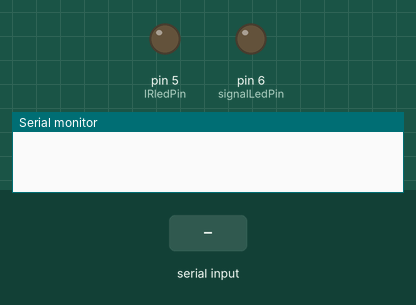
Recording of a sketch running on a simulated Arduino Uno, built for the host (arithmetic inside an expression is 32-bit, double 64-bit). On the bench: output pins drawn as LEDs (lit = HIGH), the last lines printed to the serial monitor. The test bench sets the inputs (shaded band).

Above: at 1.3 s.
1.4 s: "90,45\n" received over the second serial link
At 1.64 s:
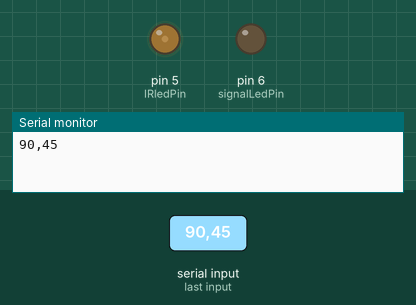
4.4 s: "P\n" received over the second serial link
At 5.6 s:
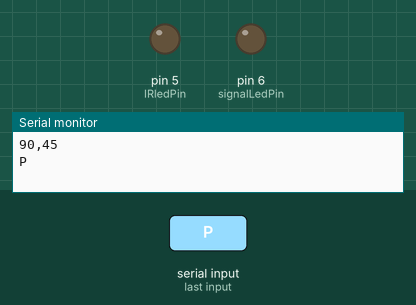
6.0 s: "CU\n" received over the second serial link
At 6.9 s:
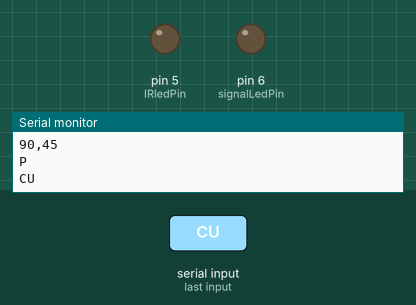
Timing chart, 0 to 9.0 s (numbered marks = the images above; inputs shaded):
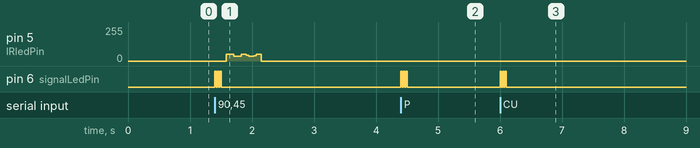

Measured:
- after the input at 1.4 s, pin 6 (signalLedPin): alternates HIGH for 0.02 s and LOW for 0.02 s, 6 changes in all, then stays LOW, starting at once
- after the input at 4.4 s, pin 6 (signalLedPin): alternates HIGH for 0.02 s and LOW for 0.02 s, 6 changes in all, then stays LOW, starting at once
- after the input at 6.0 s, pin 6 (signalLedPin): alternates HIGH for 0.02 s and LOW for 0.02 s, 6 changes in all, then stays LOW, starting at once

The sketch:

ardAndBT_signalsLoaded_progmem.ino
```cpp
#include <avr/pgmspace.h>

int IRledPin =  5;
int signalLedPin = 6;

String currentReading = "";

prog_uint16_t power[] PROGMEM = {
  25300,2380,560,1200,580,600,560,1200,580,600,560,1200,580,620,560,600,560,1220,560,620,560,600,560,620,560,620,25300,2380,560,1200,580,600,560,1220,560,600,580,1200,560,600,580,600,580,1200,560,600,580,600,580,600,560,620,25300,2400,540,1200,580,600,580,1180,580,620,560,1200,560,620,560,620,560,1200,560,620,560,620,560,600,580,600};
prog_uint16_t channelUp[] PROGMEM = {
  25300,2400,560,620,560,600,560,620,560,620,560,1200,560,620,560,620,560,1200,580,600,560,620,560,620,560,620,26480,2380,560,620,560,600,580,600,580,600,580,1200,560,620,560,600,560,1220,560,620,560,600,580,600,560,620,26480,2380,580,600,560,620,560,620,560,620,560,1200,560,620,560,620,560,1200,560,620,560,620,560,620,560,620};
prog_uint16_t channelDown[] PROGMEM = {
  25300,2380,560,1200,560,620,560,620,560,620,560,1200,560,620,560,620,560,1200,560,620,560,620,560,600,580,600,25900,2380,560,1200,580,600,580,600,560,620,560,1200,580,600,560,620,560,1200,580,600,580,600,560,620,560,620,25900,2380,560,1200,560,620,560,620,560,620,560,1200,560,620,560,600,580,1200,560,600,580,600,580,620,560,600};
prog_uint16_t volumeUp[] PROGMEM = {
  25300,2380,560,620,560,1220,560,600,560,620,560,1220,560,600,560,620,560,1220,560,600,580,600,560,620,560,620,25900,2380,560,600,580,1200,560,620,560,600,580,1200,560,620,560,620,560,1200,560,620,560,620,560,600,580,600,25900,2380,560,620,560,1200,580,600,560,620,560,1200,580,600,560,620,560,1200,580,600,560,620,560,620,560,620,25900,2380,560,620,560,1200,560,620,560,620,560,1200,560,620,560,620,560,1200,560,620,560,620,560,600,580,600};
prog_uint16_t volumeDown[] PROGMEM = {
  25300,2380,580,1200,560,1200,560,620,560,620,560,1200,560,620,560,620,560,1200,560,620,560,620,560,620,560,600,25320,2380,560,1200,560,1200,580,600,560,620,560,1200,580,600,560,620,560,1200,580,600,580,600,560,620,560,620,25300,2380,580,1200,560,1200,560,620,560,620,560,1200,560,620,560,620,560,1200,560,620,560,620,560,600,580,620,25300,2380,560,1200,560,1200,580,600,560,620,560,1200,580,600,560,620,560,1200,580,600,580,600,580,600,560,620};
prog_uint16_t one[] PROGMEM = {
  25300,2380,600,580,600,580,600,580,580,600,580,600,580,600,580,580,600,1180,580,600,580,580,600,580,600,580,27080,2380,560,620,560,620,560,600,580,600,580,600,560,620,560,620,560,1200,580,600,560,620,560,620,560,600,27080,2400,560,600,560,620,560,620,560,620,560,600,580,600,580,600,560,1200,580,600,580,600,580,600,560,620};
prog_uint16_t two[] PROGMEM = {
  25300,2380,580,1200,560,600,580,600,560,620,560,620,560,620,560,600,580,1200,560,620,560,620,560,600,580,600,26500,2380,560,1200,560,620,560,620,560,600,560,620,560,620,560,620,560,1200,560,620,560,620,560,620,560,600,26500,2380,560,1200,580,600,560,620,560,620,560,620,560,620,560,600,580,1200,560,620,560,600,580,600,580,600};
prog_uint16_t three[] PROGMEM = {
  25300,2380,580,600,560,1200,580,600,580,600,560,620,560,620,560,600,580,1200,560,620,560,600,580,600,580,600,26500,2360,580,600,580,1200,560,600,580,600,580,600,580,600,560,620,560,1220,560,600,560,620,560,620,560,620,26480,2380,560,620,560,1200,580,600,580,600,560,620,560,620,560,620,560,1200,560,620,560,620,560,600,580,600,26500,2380,560,600,580,1200,560,600,580,600,580,620,560,600,560,620,560,1220,560,600,580,600,560,620,560,620};
prog_uint16_t four[] PROGMEM = {
  25300,2380,560,1200,560,1200,560,620,560,620,560,620,560,620,560,600,580,1200,560,620,560,600,580,600,580,620,25880,2400,540,1220,560,1200,560,620,560,620,560,620,560,600,580,600,560,1200,580,600,580,600,560,620,560,620,25900,2380,560,1200,560,1200,560,620,560,620,560,620,560,620,560,620,560,1200,560,620,560,620,560,600,580,600};
prog_uint16_t five[] PROGMEM = {
  25300,2380,560,600,580,620,560,1200,560,620,560,620,560,620,560,600,580,1200,560,620,560,600,580,600,580,600,26480,2380,580,600,580,600,560,1200,580,600,580,600,560,620,560,620,560,1200,560,620,560,620,560,620,560,600,26500,2380,560,620,560,600,580,1200,560,620,560,600,580,600,580,600,580,1180,580,620,560,620,560,600,580,600};
prog_uint16_t six[] PROGMEM = {
  25300,2400,540,1200,560,620,560,1200,580,600,580,620,540,620,560,620,560,1200,560,620,560,620,560,600,580,620,25880,2400,560,1200,560,620,560,1200,560,620,560,620,560,620,560,600,580,1200,560,600,580,600,580,600,580,600,25900,2380,560,1200,560,620,560,1200,560,620,560,620,560,620,560,620,560,1200,560,620,560,620,560,620,560,600};
prog_uint16_t seven[] PROGMEM = {
  25300,2400,560,600,560,1220,560,1200,560,620,560,620,560,600,580,600,580,1180,580,600,580,600,580,600,560,620,25900,2380,560,620,560,1200,560,1200,560,620,560,620,560,620,560,620,560,1200,560,620,560,620,560,620,560,600,25900,2380,580,600,560,1200,580,1200,560,620,560,600,580,600,580,600,580,1200,560,600,580,600,580,600,560,620};
prog_uint16_t eight[] PROGMEM = {
  25300,2380,580,1200,560,1200,560,1200,560,620,560,620,560,620,560,620,560,1200,560,620,560,600,580,600,580,600,25320,2360,580,1200,560,1200,580,1200,560,600,580,600,580,600,560,620,560,1200,580,600,580,600,560,620,560,620,25300,2380,580,1180,580,1200,560,1200,560,620,560,620,560,600,580,600,580,1200,560,600,580,600,580,620,560,600};
prog_uint16_t nine[] PROGMEM = {
  25300,2380,580,600,580,600,560,620,560,1200,580,600,560,620,560,620,560,1200,560,620,560,620,560,620,560,620,26480,2380,560,620,560,620,560,600,580,1200,560,620,560,600,580,600,580,1200,560,600,580,600,580,600,580,600,26480,2380,580,600,580,600,560,620,560,1200,560,620,560,620,560,620,560,1200,560,620,560,620,560,600,580,600};
prog_uint16_t zero[] PROGMEM = {
  25300 ,2380,560,1200,560,620,560,600,580,1200,560,620,560,620,560,620,560,1200,560,620,560,620,560,600,580,600,25900,2380,580,1180,580,600,580,600,560,1200,580,600,580,600,560,620,560,1220,560,600,560,620,560,620,560,620,25900,2380,560,1200,560,620,560,620,560,1200,560,620,560,620,560,620,560,1200,560,620,560,620,560,600,580,600};

HardwareSerial bluetooth = HardwareSerial();

void setup() {
  Serial.begin(9600);

  bluetooth.begin(9600);
  bluetooth.print("$$$");
  delay(100);
  bluetooth.println("U,9600,N");
  bluetooth.begin(9600);
  pinMode(IRledPin, OUTPUT);
  pinMode(signalLedPin, OUTPUT);
}

void loop() {
  // Serial.println("foo");
  if (bluetooth.available())
  {
    for(int j = 0; j < 3; j++) {
      digitalWrite(signalLedPin, HIGH);
      delay(20);
      digitalWrite(signalLedPin, LOW);
      delay(20);
    }
    currentReading= bluetooth.readStringUntil('\n');
    Serial.println(currentReading);
    String currentSignal = "";
    for(int i = 0; i < currentReading.length(); i++) {
      if(currentReading.charAt(i) != ',') {
        currentSignal.append(currentReading.charAt(i));
      }
      else {
        processAndSendSignal(currentSignal);
        currentSignal = "";
      }
    }

  }
}

void processAndSendSignal(String signal) {
  if(signal.equals("P")) {
    sendSignal(power, 78);
  }
  else if(signal.equals("CU")) {
    sendSignal(channelUp, 78);
  }
  else if(signal.equals("CD")) {
    sendSignal(channelDown, 78);
  }
  else if(signal.equals("VU")) {
    sendSignal(volumeUp, 104);
  }
  else if(signal.equals("VD")) {
    Serial.println("am i here?");
    sendSignal(volumeDown, 104);
  }
  else {
    sendChannelSignal(currentReading);
  }
}

void sendChannelSignal(String reading) {
  for(int i = 0; i < reading.length(); i++){
    char number = reading.charAt(i);
    int channelNum = number - '0';
    switch(channelNum){
    case 1:
      sendSignal(one, 78);
      break;
    case 2:
      sendSignal(two, 78);
      break;
    case 3:
      sendSignal(three, 78);
      break;
    case 4:
      sendSignal(four, 78);
      break;
    case 5:
      sendSignal(five, 78);
      break;
    case 6:
      sendSignal(six, 78);
      break;
    case 7:
      sendSignal(seven, 78);
      break;
    case 8:
      sendSignal(eight, 78);
      break;
    case 9:
      sendSignal(nine, 78);
      break;
    case 0:
      sendSignal(zero, 78);
      break;
    }
  }
}


void sendSignal(prog_uint16_t signal[], int size){
  for(int i = 0; i < size; i++) {
    unsigned int number = pgm_read_word_near(signal + i);
    if(i % 2 == 0) {
      //Serial.println("waiting for");]
      if(number > 16000) {
        delay(number/1000);
      }
      else {
        delayMicroseconds(number+20);
      }
    }
    else {
      //Serial.println("pulsing for");
      pulseIR(number);
    }
    //Serial.println(signal[i]);
  }
  //}
}

// This procedure sends a 38KHz pulse to the IRledPin
// for a certain # of microseconds. We'll use this whenever we need to send codes
void pulseIR(long microsecs) {

  // we'll count down from the number of microseconds we are told to wait

  cli();  // this turns off any background interrupts

  while (microsecs > 0) {
    // 38 kHz is about 13 microseconds high and 13 microseconds low
    digitalWrite(IRledPin, HIGH);  // this takes about 3 microseconds to happen
    delayMicroseconds(14);         // hang out for 10 microseconds
    digitalWrite(IRledPin, LOW);   // this also takes about 3 microseconds
    delayMicroseconds(15);         // hang out for 10 microseconds

    // so 26 microseconds altogether
    microsecs -= 26;
  }

  sei();  // this turns them back on
}
```
